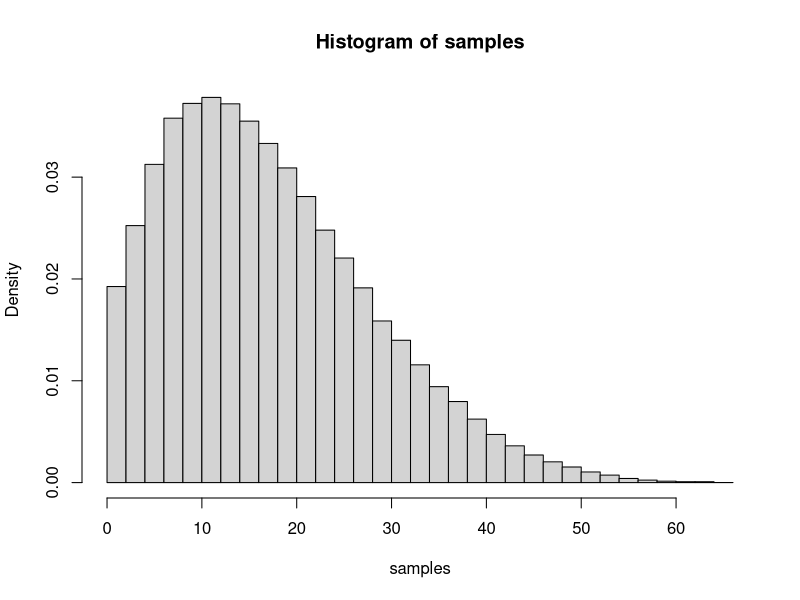
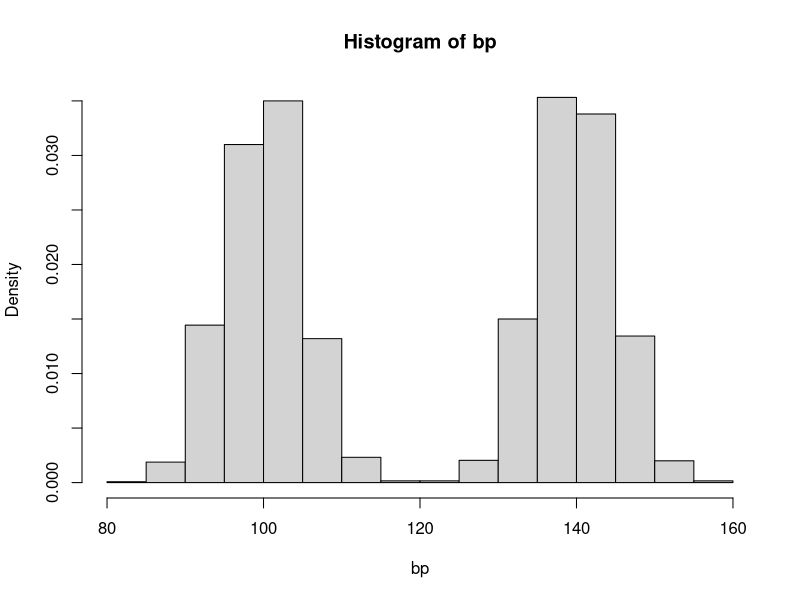

Write R code to recreate these figures, in order. (Note: this script raises an error after producing the figures.)


# Problem 1
n = 74
s = 16
alpha = 2
beta = 6.4
#prior = rbeta(1, alpha, beta)
#posterior = rbinom(1e5, n, prior)
#hist(posterior, freq=F)

samples = numeric(1e5)
for(i in 1:1e5) {
  prior = rbeta(1, alpha, beta)
  samples[i] = rbinom(1, n, prior)
}
hist(samples, freq = F, breaks = 30)

n <- 5000
bp <- numeric(n)
z <- numeric(n)
for(i in 1:n) {
  z.i <- rbinom(1,1,0.5)
  if(z.i == 0) bp[i] <- rnorm(1, mean = 100, sd = 5)
  else bp[i] <- rnorm(1, mean = 140, sd = 5)
  z[i] = z.i
}
hist(bp, freq = F)
#################################

## Creat our posterior dis
n = 74
s = 16
alpha = 2
beta = 6.4
theta = rgamma(1, alpha + s, beta + n - s)
S = rbinom(1, n, theta)

# normalizing function
normalize = function(x) { return(x/sum(x)) }

#' @param x an n vector of data
#' @param pi a k vector
#' @param mu a k vector
#' @return z samples from the posterior
sample_z = function(x, pi, mu){
  dmat = outer(mu, x, "-") # produces a kxn matrix, d_kj = (mu_k - x_j)
  
  p.z.given.x = as.vector(pi) * dnorm(dmat, 0, 1)
  p.z.given.x = apply(p.z.given.x, 2, normalize) # normalize columns
  
  z = rep(0, length(x))
  for(i in 1:length(z)) {
    z[i] = sample(1:length(pi), size = 1, prob = p.z.given.x[,i], replace = T)
  }
  return(z)
}



# sample s | theta^{i-1}, n from a binomial dist.
sample_s = function(n, theta) {
  s = rbinom(1, n, theta)
  return(s)
}

# sample theta | s^{i}, alpha_0, beta_0, n from a beta dist.
sample_theta = function(alpha, beta, s, n) {
  theta = rbeta(1, alpha + s, beta + n - s)
  return(theta)
}


# Gibbs sampler
gibbs = function(x, k, niter = 1000, mu.prior = list(mean = 0, prec = 0.1)) {
  #pi = rep(1/k, k) # initialize
  #mu = rnorm(k, 0, 10)
  #z = sample_z(x, pi, mu)
  s = 16
  n = 74
  theta = s/n
  
  res = list(
    mu = matrix(nrow = niter, ncol = k), 
    pi = matrix(nrow = niter, ncol = k), 
    z = matrix(nrow = niter, ncol = length(x))
  )
  res$mu[1,] = mu
  res$pi[1,] = pi
  res$z[1,] = z
  
  for(i in 2:niter) {
    pi = sample(z, k)
    mu = sample_mu(x, z, k, mu.prior)
    z = sample_z(x, pi, mu)
    res$mu[i,] = mu
    res$pi[i,] = pi
    res$z[i,] = z
  }
  return(res)
}

# simulate data from our model
# rmix = function(n, pi, alpha, beta) {
rmix = function(M, pi, alpha, beta, n, s) {
  theta = s/n
  z = sample(1:length(pi), prob = pi, size = M, replace = T)
  x = rep(0,M)
  for(i in 1:M) {
    if(z[i] == 1) {
      x[i] = rbeta(1, alpha+s, beta+n-s)
    } else {
      x[i] = rbinom(1, n, theta)
    }
  }
  return(x)
}
x = rmix(M=1000, pi=c(0.5, 0.5), alpha=2, beta=6.4, n=74, s=16)

### Run
# params mu_1=-2, mu_2=2, sig_1=sig_2=1
# x = rmix(n=1000,pi=c(0.1,0.9),mu=c(-2,2),s=c(1,1))
x = rmix(M=1000, alpha = 2, beta = 6.4, n = 74, s = 16)
hist(x)
res = gibbs(x,2)
plot(res$mu[,1],ylim=c(-4,4),type="l")
lines(res$mu[,2],col=2)

####
# gibbs2 = function(x, k, niter = 1000, mu.prior = list(mean = 0, prec = 0.1))


rm(list = ls())
set.seed(7)
#' @param n number of vehicles
#' @param s number of bicycles
#' @param theta proportion of bicycle traffic

n <- 74
s_init <- 16
theta_init <- s_init/n
burn = 1000 # burn-in
nmc = 1000 # number of Monte Carlo iterations

gibbs <- function(s_init, theta_init, burn = 1000, nmc = 1000, alpha_0 = 2.0, beta_0 = 6.4){
  
  theta <- rep(0, nmc+burn)
  s <- rep(0, nmc+burn)
  
  s[1] = s_init; theta[1] = theta_init; 
  
  for (i in 2:(burn+nmc)) {
    
    s[i] <- rbinom(1, n, theta[i-1])
    theta[i] <- rbeta(1, alpha_0 + s[i], beta_0 + n-s[i])
  }
  return(list(s=s,theta=theta))
}

mcmc.fit <- gibbs(s_init, theta_init)

plot(mcmc.fit$theta[1001:2000], type = "l")
plot(mcmc.fit$s[1001:2000], type = "l")
acf(mcmc.fit$theta[1001:2000])
mean(mcmc.fit$theta[1001:2000])

